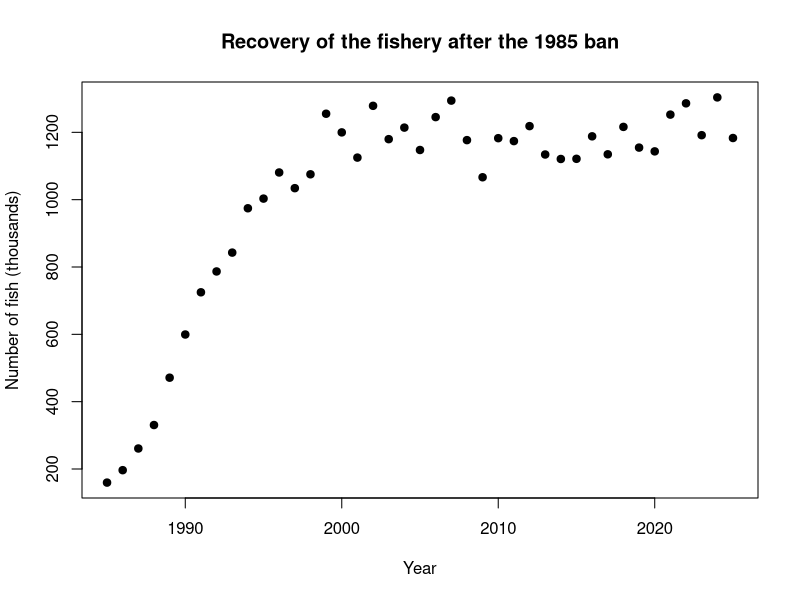
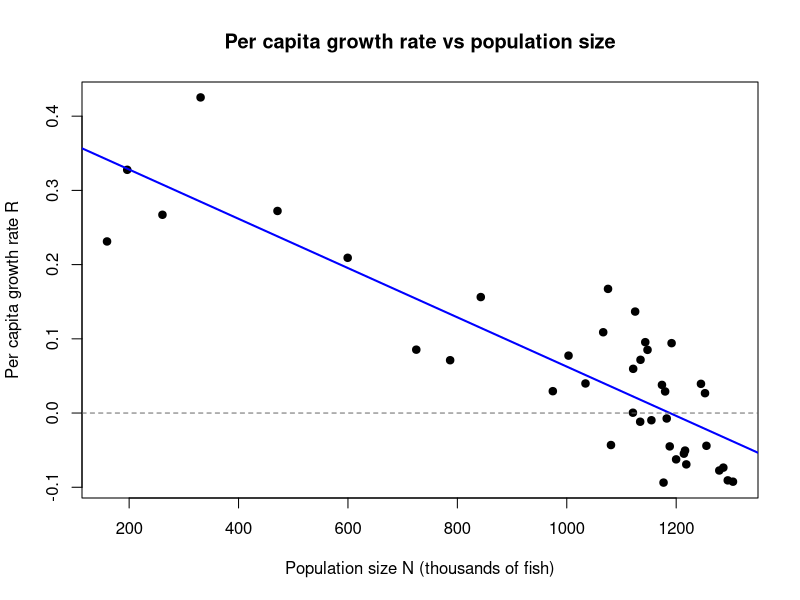
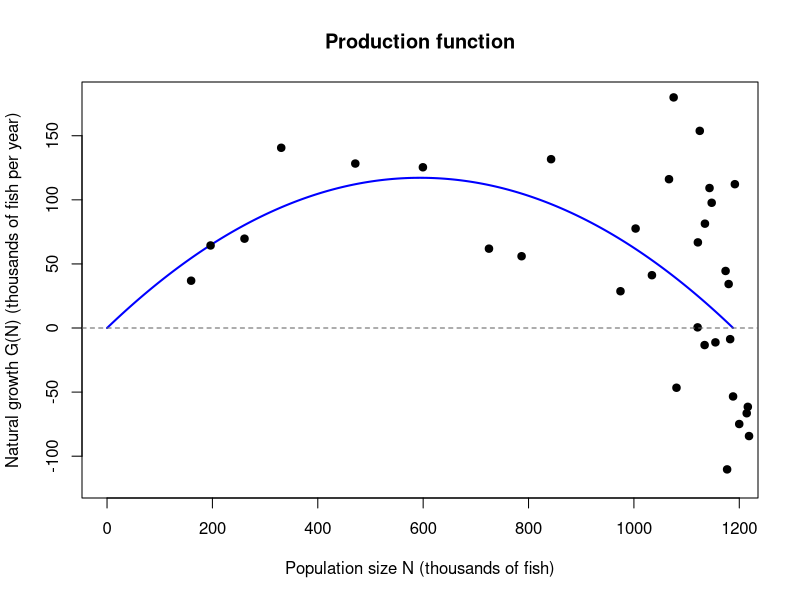
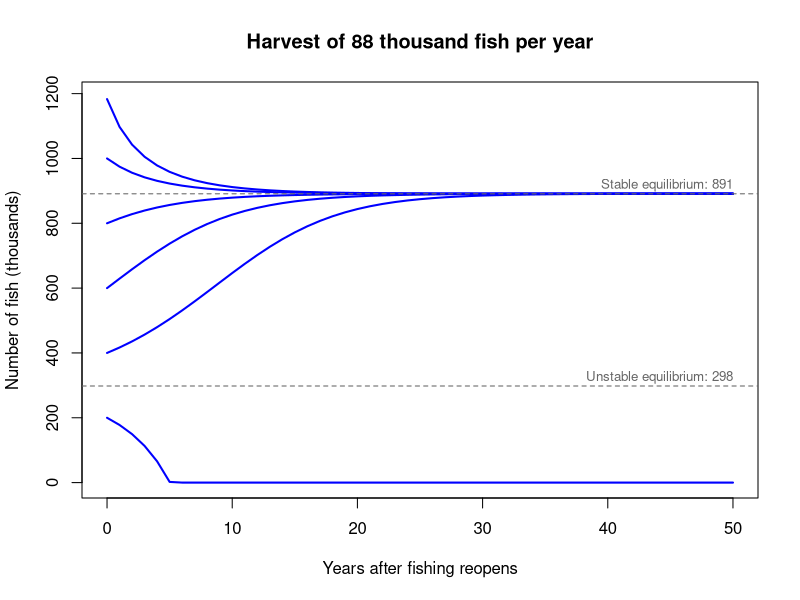

These charts were generated, in order, by the following R code:
## ---- chunk 1
knitr::opts_chunk$set(echo = TRUE)
## ---- chunk 2
# Read in the survey data. N is in thousands of fish
counts <- read.csv("recovering_fishery_counts.csv")

# Have a look at the first six years
head(counts)

## ---- chunk 3
# Total number of fish (thousands) across all four zones in each year
counts$total <- counts$zone_A + counts$zone_B + counts$zone_C + counts$zone_D

# The number of years of surveys
n_years <- nrow(counts)

## ---- chunk 4
# The total in the first survey (1985) and the most recent survey (2025)
N_1985 <- counts[counts$year == 1985, "total"]
N_2025 <- counts[counts$year == 2025, "total"]

# How many times bigger is the stock now?
N_2025 / N_1985

## ---- chunk 5
# Plot the total stock over time
plot(counts$year, counts$total,
     pch = 19,
     xlab = "Year",
     ylab = "Number of fish (thousands)",
     main = "Recovery of the fishery after the 1985 ban")

## ---- chunk 6
# Keep only the years after the stock levelled off
plateau <- counts[counts$year >= 2000, ]

# Carrying capacity K: the mean total from those years
K_plateau <- mean(plateau$total)
K_plateau

## ---- chunk 7
# Population size this year, N(t). We drop the last year because there is no
# following year to compare it to
N_t <- counts$total[-n_years]     # n_years was calculated in our second code block

# Population size next year, N(t+1). We drop the first year so everything lines up
N_t1 <- counts$total[-1]

# A table of the observed growth from each year to the next
growth <- data.frame(
  year = counts$year[-n_years],
  N = N_t,
  # Observed natural growth G(N). No fishing, so this is just the change in N
  G_obs = N_t1 - N_t,
  # Observed per capita growth rate R = G(N) / N
  R_obs = (N_t1 - N_t) / N_t
)

# This table is 40 lines long, so let's just have a look at the first ten years of the 
# recovery, when the population was small
growth[growth$year < 1995, ]

## ---- chunk 8
# Fit a straight line to R_obs against N
fit <- lm(R_obs ~ N, data = growth)

# Have a look at fit to see the value of R0 and slope (confusingly, labelled N by lm())
fit

# Plot the observed R against N, with the line of best fit and a line at R = 0
plot(growth$N, growth$R_obs,
     pch = 19,
     xlab = "Population size N (thousands of fish)",
     ylab = "Per capita growth rate R",
     main = "Per capita growth rate vs population size")
abline(fit, col = "blue", lwd = 2)
abline(h = 0, lty = 2, col = "grey40")

## ---- chunk 9
# This slightly complicated line uses coef() to extract R from fit, unname() to remove 
# the (Intercept) heading and [] to subset the first column
R0 <- unname(coef(fit)[1])

# Do the same for slope
slope <- unname(coef(fit)[2])

## ---- chunk 10
# Calculate K based on where the line intersects x axis when per capita growth rate = 0
K_line <- R0/-slope

# Compare it with K from the plateau mean
K_plateau
K_line

## ---- chunk 11
# Create a dataframe consisteing of one column N, with values going from 0 to the carrying capacity K in steps of 1
production <- data.frame(N = seq(0, K_line, by = 1))

# Have a look at it so you understand what you did
head(production)
tail(production)

# Add a column G_N to your production dataframe to hold the output of the production function calculations
production$G_N <- R0 * (1 - production$N / K_line) * production$N

# Plot the production function as a line
plot(production$N, production$G_N,
     type = "l",
     lwd = 2,
     col = "blue",
     # Make the y axis tall enough to fit all of the observed points
     ylim = range(c(production$G_N, growth$G_obs)),
     xlab = "Population size N (thousands of fish)",
     ylab = "Natural growth G(N) (thousands of fish per year)",
     main = "Production function")

# Add the observed growth as points, and a dashed line at zero
points(growth$N, growth$G_obs, pch = 19)
abline(h = 0, lty = 2, col = "grey40")

## ---- chunk 12
# Calculate the Maximum Sustainable Yield and the population size at this point
MSY <- R0 * K_line / 4
N_MSY <- K_line / 2

## ---- chunk 13
# Four harvests to compare, in thousands of fish per year
harvests <- c(0.5, 0.75, 1, 1.25) * MSY
round(harvests)

## ---- chunk 14
# A dataframe to hold the equilibria for each harvest. NA means "not available"
equilibria <- data.frame(h = harvests, lower = NA, upper = NA)

for (i in 1:nrow(equilibria)) {
  # Keep the population sizes where G(N) can keep up with this harvest
  can_sustain <- production[production$G_N >= equilibria$h[i], ]    # This line subsets the production dataframe

  # If there are any, the smallest and largest are the two equilibria
  if (nrow(can_sustain) > 0) {
    equilibria$lower[i] <- min(can_sustain$N)
    equilibria$upper[i] <- max(can_sustain$N)
  }
}

# Check out your equilibria dataframe now, rounding to whole numbers
round(equilibria)

## ---- chunk 15
# Every combination of six starting populations and our four harvests
scenarios <- expand.grid(N0 = c(200, 400, 600, 800, 1000, N_2025),
                         h = harvests)

scenarios

## ---- chunk 16
# Number of years to simulate
n_sim <- 50

# An empty dataframe to collect every simulation
simulations <- data.frame()

# WARNING: Monstrous looking for loop ahead!
for (i in 1:nrow(scenarios)) {
  # Subset out the starting population and harvest for this scenario
  N0 <- scenarios[i, "N0"]
  h <- scenarios[i, "h"]

  # Step the model forward one year at a time
  N <- numeric(n_sim + 1)
  N[1] <- N0
  for (j in 1:n_sim) {
    N[j + 1] <- max(0, N[j] + R0 * (1 - N[j] / K_line) * N[j] - h)     # This is the logistic growth model with harvesting
  }

  # Stack this simulation onto the bottom of the others
  simulations <- rbind(simulations, data.frame(year = 0:n_sim, N = N, N0 = N0, h = h))
}

# OOF! I'm glad that's over.

# The simulations dataframe is 1224 lines long so just have a look at its head and tail to 
# try to understand how this crazy looking nested for loop works
head(simulations)
tail(simulations)

## ---- chunk 17
# Choose which harvest to plot, the second one (88) is equal to three quarters of the MSY
h_plot <- harvests[2]

# Subset out the simulations and equilibria for that harvest
sims_h <- simulations[simulations$h == h_plot, ]
eq_h <- equilibria[equilibria$h == h_plot, ]

# Draw the axes only
plot(sims_h$year, sims_h$N,
     type = "n",
     ylim = c(0, K_line),
     xlab = "Years after fishing reopens",
     ylab = "Number of fish (thousands)",
     main = paste("Harvest of", round(h_plot), "thousand fish per year"))

# One line for each starting population
for (start in unique(sims_h$N0)) {
  one_run <- sims_h[sims_h$N0 == start, ]
  lines(one_run$year, one_run$N, lwd = 2, col = "blue")
}

# Add the two equilibria as dashed grey lines, and label them
abline(h = c(eq_h$lower, eq_h$upper), lty = 2, col = "grey40")
text(x = n_sim, y = c(eq_h$lower, eq_h$upper),
     labels = paste(c("Unstable", "Stable"), "equilibrium:", round(c(eq_h$lower, eq_h$upper))),
     adj = c(1, -0.5), cex = 0.8, col = "grey40")
